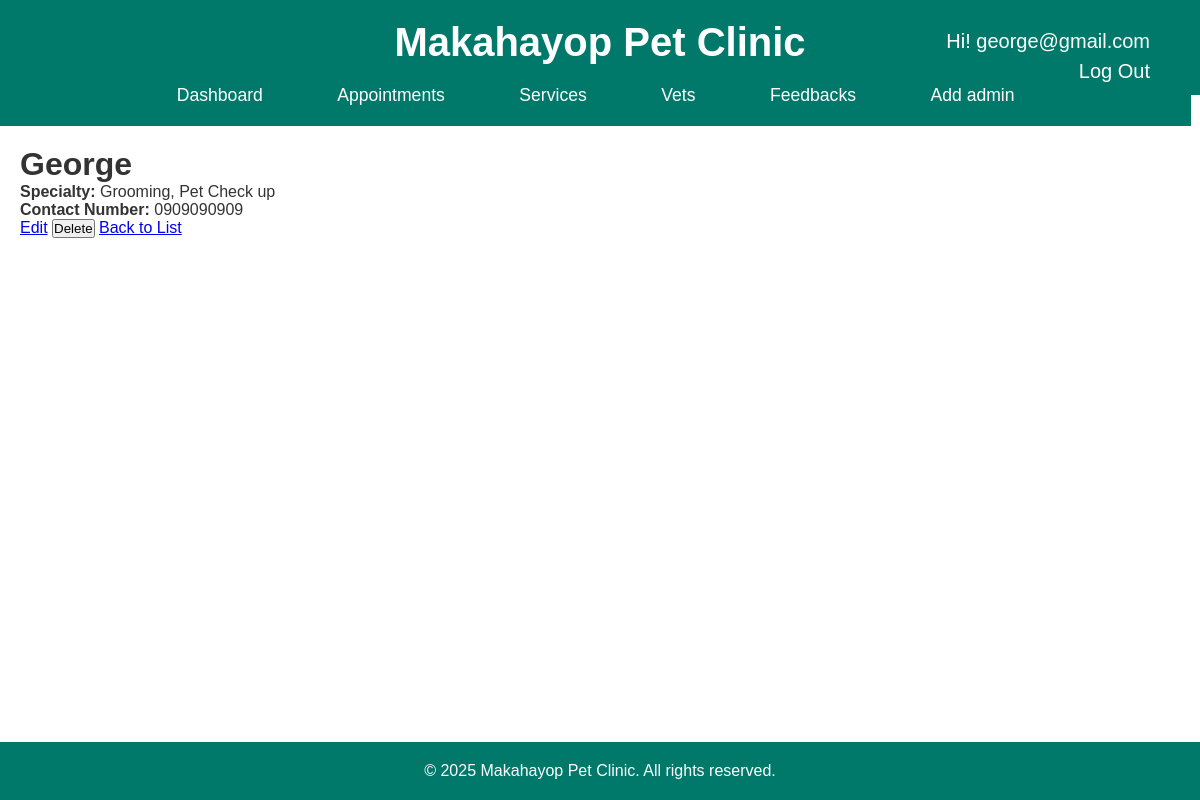
The app's page /vets/2/ (signed in) with its own data.
### makahayopclinic/models.py (models this page shows, shortened)
class User(AbstractUser):
    phone_number = models.CharField(max_length=15, blank=True, null=True)
    profile_picture = models.ImageField(upload_to='profile_pics/', blank=True, null=True)

class Vet(models.Model):
    name = models.CharField(max_length=100)
    specialty = models.CharField(max_length=100)
    contact_number = models.CharField(max_length=15)
    image = models.ImageField(upload_to='images/', blank=True, null=True)  # Fixed upload path

### makahayopclinic/views.py (the view)
# urls.py: path('vets/<int:pk>/', views.vet_detail, name='vet_detail'),
@login_required
def vet_detail(request, pk):
    vet = get_object_or_404(Vet, pk=pk)
    return render(request, 'vets/vet_detail.html', {'vet': vet})

### makahayopclinic/templates/vets/vet_detail.html (shortened to what this page needs)
{% extends 'base.html' %}
{% load static %}
{% block content %}
{% include 'header.html' %}
<h1>{{ vet.name }}</h1>
<p><strong>Specialty:</strong> {{ vet.specialty }}</p>
<p><strong>Contact Number:</strong> {{ vet.contact_number }}</p>
<a href="{% url 'vet_update' vet.pk %}">Edit</a>
<form action="{% url 'vet_delete' vet.pk %}" method="post" style="display:inline;">
    <button type="submit">Delete</button>
</form>
<a href="{% url 'vet_list' %}">Back to List</a>
{% endblock %}

### makahayopclinic/templates/header1.html (shortened to what this page needs)
{% load static %}
<!DOCTYPE html>
<html lang="en">
<head>
    <link rel="stylesheet" href="{% static 'css/index.css' %}">
</head>
<body>
    <header>
        <div class="base">
            <h1>Makahayop Pet Clinic</h1>
            {% if user.is_authenticated %}
            <p style="color: white; position: absolute; right: 50px;top: 30px; font-size: 20px; text-decoration: none;">Hi!   {{ user.username }}</p>
            <a style="color: white; position: absolute; right: 50px;top: 60px; font-size: 20px; text-decoration: none;" href="{% url 'logout' %}">Log Out</a>
{% else %}
    <a style="color: white; position: absolute; right: 50px;top: 40px; font-size: 20px; text-decoration: none;" href="{% url 'login' %}">Log In</a>
</div>
{% endif %}
    </header>
</body>
</html>

### makahayopclinic/static/css/index.css (style rules this page uses)
* { margin: 0; padding: 0; box-sizing: border-box; }
html, body { height: 100%; font-family: 'Arial', sans-serif; background-color: #f4f7f6; color: #333; display: flex; flex-direction: column; }
header { background-color: #00796b; padding: 20px 0; color: #fff; text-align: center; }
header h1 { font-size: 2.5rem; margin-bottom: 10px; }

### records on screen
User: username "george@gmail.com"
Vet: name "George", specialty "Grooming, Pet Check up", contact_number "0909090909"
